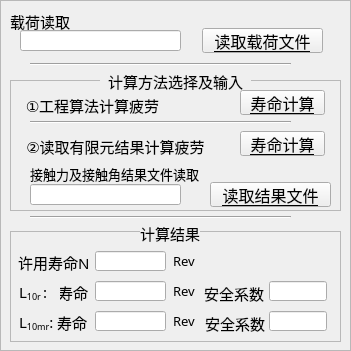
    <widget class="QFrame" name="frame_4">
     <property name="geometry">
      <rect>
       <x>680</x>
       <y>190</y>
       <width>351</width>
       <height>351</height>
      </rect>
     </property>
     <property name="font">
      <font>
       <family>宋体</family>
      </font>
     </property>
     <property name="frameShape">
      <enum>QFrame::StyledPanel</enum>
     </property>
     <property name="frameShadow">
      <enum>QFrame::Plain</enum>
     </property>
     <property name="lineWidth">
      <number>5</number>
     </property>
     <property name="midLineWidth">
      <number>5</number>
     </property>
     <widget class="QLabel" name="label_37">
      <property name="geometry">
       <rect>
        <x>10</x>
        <y>10</y>
        <width>71</width>
        <height>20</height>
       </rect>
      </property>
      <property name="font">
       <font>
        <family>宋体</family>
        <pointsize>16</pointsize>
       </font>
      </property>
      <property name="autoFillBackground">
       <bool>true</bool>
      </property>
      <property name="text">
       <string>&lt;html&gt;&lt;head/&gt;&lt;body&gt;&lt;p&gt;&lt;span style=&quot; font-size:11pt;&quot;&gt;载荷读取&lt;/span&gt;&lt;/p&gt;&lt;/body&gt;&lt;/html&gt;</string>
      </property>
     </widget>
     <widget class="Line" name="line_2">
      <property name="geometry">
       <rect>
        <x>30</x>
        <y>54</y>
        <width>261</width>
        <height>20</height>
       </rect>
      </property>
      <property name="font">
       <font>
        <family>宋体</family>
       </font>
      </property>
      <property name="orientation">
       <enum>Qt::Horizontal</enum>
      </property>
     </widget>
     <widget class="QLineEdit" name="line_fat_file_dir">
      <property name="geometry">
       <rect>
        <x>20</x>
        <y>30</y>
        <width>161</width>
        <height>21</height>
       </rect>
      </property>
      <property name="font">
       <font>
        <family>宋体</family>
        <pointsize>11</pointsize>
       </font>
      </property>
      <property name="text">
       <string/>
      </property>
     </widget>
     <widget class="QPushButton" name="buttom_read_fat_file">
      <property name="enabled">
       <bool>true</bool>
      </property>
      <property name="geometry">
       <rect>
        <x>202</x>
        <y>28</y>
        <width>121</width>
        <height>25</height>
       </rect>
      </property>
      <property name="font">
       <font>
        <family>宋体</family>
        <pointsize>12</pointsize>
        <underline>true</underline>
       </font>
      </property>
      <property name="text">
       <string>读取载荷文件</string>
      </property>
     </widget>
     <widget class="QFrame" name="frame_5">
      <property name="geometry">
       <rect>
        <x>10</x>
        <y>231</y>
        <width>331</width>
        <height>111</height>
       </rect>
      </property>
      <property name="frameShape">
       <enum>QFrame::StyledPanel</enum>
      </property>
      <property name="frameShadow">
       <enum>QFrame::Plain</enum>
      </property>
      <property name="lineWidth">
       <number>4</number>
      </property>
      <property name="midLineWidth">
       <number>4</number>
      </property>
      <widget class="QLabel" name="label_52">
       <property name="geometry">
        <rect>
         <x>9</x>
         <y>80</y>
         <width>41</width>
         <height>20</height>
        </rect>
       </property>
       <property name="font">
        <font>
         <family>宋体</family>
         <pointsize>10</pointsize>
        </font>
       </property>
       <property name="autoFillBackground">
        <bool>true</bool>
       </property>
       <property name="text">
        <string>&lt;html&gt;&lt;head/&gt;&lt;body&gt;&lt;p&gt;&lt;span style=&quot; font-size:11pt;&quot;&gt;L&lt;/span&gt;&lt;span style=&quot; font-size:11pt; vertical-align:sub;&quot;&gt;10mr&lt;/span&gt;&lt;span style=&quot; font-size:11pt;&quot;&gt;:&lt;/span&gt;&lt;/p&gt;&lt;/body&gt;&lt;/html&gt;</string>
       </property>
      </widget>
      <widget class="QLineEdit" name="result_l10r_life">
       <property name="geometry">
        <rect>
         <x>85</x>
         <y>50</y>
         <width>71</width>
         <height>20</height>
        </rect>
       </property>
       <property name="font">
        <font>
         <family>宋体</family>
         <pointsize>11</pointsize>
        </font>
       </property>
       <property name="text">
        <string/>
       </property>
      </widget>
      <widget class="QLabel" name="label_55">
       <property name="geometry">
        <rect>
         <x>195</x>
         <y>81</y>
         <width>61</width>
         <height>20</height>
        </rect>
       </property>
       <property name="font">
        <font>
         <family>宋体</family>
         <pointsize>10</pointsize>
        </font>
       </property>
       <property name="autoFillBackground">
        <bool>true</bool>
       </property>
       <property name="text">
        <string>&lt;html&gt;&lt;head/&gt;&lt;body&gt;&lt;p&gt;&lt;span style=&quot; font-size:11pt;&quot;&gt;安全系数&lt;/span&gt;&lt;/p&gt;&lt;/body&gt;&lt;/html&gt;</string>
       </property>
      </widget>
      <widget class="QLabel" name="label_54">
       <property name="geometry">
        <rect>
         <x>47</x>
         <y>80</y>
         <width>31</width>
         <height>20</height>
        </rect>
       </property>
       <property name="font">
        <font>
         <family>宋体</family>
         <pointsize>10</pointsize>
        </font>
       </property>
       <property name="autoFillBackground">
        <bool>true</bool>
       </property>
       <property name="text">
        <string>&lt;html&gt;&lt;head/&gt;&lt;body&gt;&lt;p&gt;&lt;span style=&quot; font-size:11pt;&quot;&gt;寿命&lt;/span&gt;&lt;/p&gt;&lt;/body&gt;&lt;/html&gt;</string>
       </property>
      </widget>
      <widget class="QLineEdit" name="result_life_N">
       <property name="geometry">
        <rect>
         <x>85</x>
         <y>20</y>
         <width>71</width>
         <height>20</height>
        </rect>
       </property>
       <property name="font">
        <font>
         <family>宋体</family>
         <pointsize>11</pointsize>
        </font>
       </property>
       <property name="text">
        <string/>
       </property>
      </widget>
      <widget class="QLabel" name="label_65">
       <property name="geometry">
        <rect>
         <x>163</x>
         <y>20</y>
         <width>25</width>
         <height>20</height>
        </rect>
       </property>
       <property name="font">
        <font>
         <family>宋体</family>
         <pointsize>10</pointsize>
        </font>
       </property>
       <property name="autoFillBackground">
        <bool>true</bool>
       </property>
       <property name="text">
        <string>&lt;html&gt;&lt;head/&gt;&lt;body&gt;&lt;p&gt;Rev&lt;/p&gt;&lt;/body&gt;&lt;/html&gt;</string>
       </property>
      </widget>
      <widget class="QLabel" name="label_53">
       <property name="geometry">
        <rect>
         <x>194</x>
         <y>51</y>
         <width>61</width>
         <height>20</height>
        </rect>
       </property>
       <property name="font">
        <font>
         <family>宋体</family>
         <pointsize>10</pointsize>
        </font>
       </property>
       <property name="autoFillBackground">
        <bool>true</bool>
       </property>
       <property name="text">
        <string>&lt;html&gt;&lt;head/&gt;&lt;body&gt;&lt;p&gt;&lt;span style=&quot; font-size:11pt;&quot;&gt;安全系数&lt;/span&gt;&lt;/p&gt;&lt;/body&gt;&lt;/html&gt;</string>
       </property>
      </widget>
      <widget class="QLineEdit" name="result_l10r_SF">
       <property name="geometry">
        <rect>
         <x>259</x>
         <y>50</y>
         <width>58</width>
         <height>20</height>
        </rect>
       </property>
       <property name="font">
        <font>
         <family>宋体</family>
         <pointsize>11</pointsize>
        </font>
       </property>
       <property name="text">
        <string/>
       </property>
      </widget>
      <widget class="QLabel" name="label_67">
       <property name="geometry">
        <rect>
         <x>163</x>
         <y>80</y>
         <width>25</width>
         <height>20</height>
        </rect>
       </property>
       <property name="font">
        <font>
         <family>宋体</family>
         <pointsize>10</pointsize>
        </font>
       </property>
       <property name="autoFillBackground">
        <bool>true</bool>
       </property>
       <property name="text">
        <string>&lt;html&gt;&lt;head/&gt;&lt;body&gt;&lt;p&gt;Rev&lt;/p&gt;&lt;/body&gt;&lt;/html&gt;</string>
       </property>
      </widget>
      <widget class="QLineEdit" name="result_l10mr_SF">
       <property name="geometry">
        <rect>
         <x>259</x>
         <y>80</y>
         <width>58</width>
         <height>20</height>
        </rect>
       </property>
       <property name="font">
        <font>
         <family>宋体</family>
         <pointsize>11</pointsize>
        </font>
       </property>
       <property name="text">
        <string/>
       </property>
      </widget>
      <widget class="QLabel" name="label_66">
       <property name="geometry">
        <rect>
         <x>163</x>
         <y>50</y>
         <width>25</width>
         <height>20</height>
        </rect>
       </property>
       <property name="font">
        <font>
         <family>宋体</family>
         <pointsize>10</pointsize>
        </font>
       </property>
       <property name="autoFillBackground">
        <bool>true</bool>
       </property>
       <property name="text">
        <string>&lt;html&gt;&lt;head/&gt;&lt;body&gt;&lt;p&gt;Rev&lt;/p&gt;&lt;/body&gt;&lt;/html&gt;</string>
       </property>
      </widget>
      <widget class="QLabel" name="label_50">
       <property name="geometry">
        <rect>
         <x>48</x>
         <y>50</y>
         <width>31</width>
         <height>20</height>
        </rect>
       </property>
       <property name="font">
        <font>
         <family>宋体</family>
         <pointsize>10</pointsize>
        </font>
       </property>
       <property name="autoFillBackground">
        <bool>true</bool>
       </property>
       <property name="text">
        <string>&lt;html&gt;&lt;head/&gt;&lt;body&gt;&lt;p&gt;&lt;span style=&quot; font-size:11pt;&quot;&gt;寿命&lt;/span&gt;&lt;/p&gt;&lt;/body&gt;&lt;/html&gt;</string>
       </property>
      </widget>
      <widget class="QLabel" name="label_51">
       <property name="geometry">
        <rect>
         <x>9</x>
         <y>50</y>
         <width>41</width>
         <height>20</height>
        </rect>
       </property>
       <property name="font">
        <font>
         <family>宋体</family>
         <pointsize>10</pointsize>
        </font>
       </property>
       <property name="autoFillBackground">
        <bool>true</bool>
       </property>
       <property name="text">
        <string>&lt;html&gt;&lt;head/&gt;&lt;body&gt;&lt;p&gt;&lt;span style=&quot; font-size:11pt;&quot;&gt;L&lt;/span&gt;&lt;span style=&quot; font-size:11pt; vertical-align:sub;&quot;&gt;10r &lt;/span&gt;&lt;span style=&quot; font-size:11pt;&quot;&gt;:&lt;/span&gt;&lt;/p&gt;&lt;/body&gt;&lt;/html&gt;</string>
       </property>
      </widget>
      <widget class="QLabel" name="label_43">
       <property name="geometry">
        <rect>
         <x>8</x>
         <y>20</y>
         <width>70</width>
         <height>20</height>
        </rect>
       </property>
       <property name="font">
        <font>
         <family>宋体</family>
         <pointsize>10</pointsize>
        </font>
       </property>
       <property name="autoFillBackground">
        <bool>true</bool>
       </property>
       <property name="text">
        <string>&lt;html&gt;&lt;head/&gt;&lt;body&gt;&lt;p&gt;&lt;span style=&quot; font-size:11pt;&quot;&gt;许用寿命N&lt;/span&gt;&lt;/p&gt;&lt;/body&gt;&lt;/html&gt;</string>
       </property>
      </widget>
      <widget class="QLineEdit" name="result_l10mr_life">
       <property name="geometry">
        <rect>
         <x>85</x>
         <y>80</y>
         <width>71</width>
         <height>20</height>
        </rect>
       </property>
       <property name="font">
        <font>
         <family>宋体</family>
         <pointsize>11</pointsize>
        </font>
       </property>
       <property name="text">
        <string/>
       </property>
      </widget>
      <zorder>label_52</zorder>
      <zorder>result_l10r_life</zorder>
      <zorder>label_55</zorder>
      <zorder>label_54</zorder>
      <zorder>result_life_N</zorder>
      <zorder>label_65</zorder>
      <zorder>label_53</zorder>
      <zorder>result_l10r_SF</zorder>
      <zorder>result_l10mr_SF</zorder>
      <zorder>label_66</zorder>
      <zorder>label_50</zorder>
      <zorder>label_51</zorder>
      <zorder>label_43</zorder>
      <zorder>result_l10mr_life</zorder>
      <zorder>label_67</zorder>
     </widget>
     <widget class="Line" name="line_3">
      <property name="geometry">
       <rect>
        <x>30</x>
        <y>207</y>
        <width>261</width>
        <height>20</height>
       </rect>
      </property>
      <property name="font">
       <font>
        <family>宋体</family>
       </font>
      </property>
      <property name="orientation">
       <enum>Qt::Horizontal</enum>
      </property>
     </widget>
     <widget class="QFrame" name="frame_6">
      <property name="geometry">
       <rect>
        <x>10</x>
        <y>80</y>
        <width>331</width>
        <height>131</height>
       </rect>
      </property>
      <property name="frameShape">
       <enum>QFrame::StyledPanel</enum>
      </property>
      <property name="frameShadow">
       <enum>QFrame::Plain</enum>
      </property>
      <property name="lineWidth">
       <number>4</number>
      </property>
      <property name="midLineWidth">
       <number>4</number>
      </property>
      <widget class="QLabel" name="label_14">
       <property name="geometry">
        <rect>
         <x>10</x>
         <y>55</y>
         <width>191</width>
         <height>20</height>
        </rect>
       </property>
       <property name="font">
        <font>
         <family>宋体</family>
         <pointsize>16</pointsize>
        </font>
       </property>
       <property name="autoFillBackground">
        <bool>true</bool>
       </property>
       <property name="text">
        <string>&lt;html&gt;&lt;head/&gt;&lt;body&gt;&lt;p align=&quot;center&quot;&gt;&lt;span style=&quot; font-size:11pt;&quot;&gt;②读取有限元结果计算疲劳&lt;/span&gt;&lt;/p&gt;&lt;/body&gt;&lt;/html&gt;</string>
       </property>
      </widget>
      <widget class="QLabel" name="label_38">
       <property name="geometry">
        <rect>
         <x>20</x>
         <y>84</y>
         <width>201</width>
         <height>20</height>
        </rect>
       </property>
       <property name="font">
        <font>
         <family>宋体</family>
         <pointsize>16</pointsize>
        </font>
       </property>
       <property name="autoFillBackground">
        <bool>true</bool>
       </property>
       <property name="text">
        <string>&lt;html&gt;&lt;head/&gt;&lt;body&gt;&lt;p&gt;&lt;span style=&quot; font-size:10pt;&quot;&gt;接触力及接触角结果文件读取&lt;/span&gt;&lt;/p&gt;&lt;/body&gt;&lt;/html&gt;</string>
       </property>
      </widget>
      <widget class="QPushButton" name="buttom_read_FEM_file">
       <property name="enabled">
        <bool>true</bool>
       </property>
       <property name="geometry">
        <rect>
         <x>200</x>
         <y>102</y>
         <width>121</width>
         <height>25</height>
        </rect>
       </property>
       <property name="font">
        <font>
         <family>宋体</family>
         <pointsize>12</pointsize>
         <underline>true</underline>
        </font>
       </property>
       <property name="text">
        <string>读取结果文件</string>
       </property>
      </widget>
      <widget class="QPushButton" name="buttom_fat_FEM">
       <property name="enabled">
        <bool>true</bool>
       </property>
       <property name="geometry">
        <rect>
         <x>230</x>
         <y>51</y>
         <width>85</width>
         <height>25</height>
        </rect>
       </property>
       <property name="font">
        <font>
         <family>宋体</family>
         <pointsize>12</pointsize>
         <underline>true</underline>
        </font>
       </property>
       <property name="text">
        <string>寿命计算</string>
       </property>
      </widget>
      <widget class="QLineEdit" name="line_FEM_file_dir">
       <property name="geometry">
        <rect>
         <x>20</x>
         <y>104</y>
         <width>151</width>
         <height>21</height>
        </rect>
       </property>
       <property name="font">
        <font>
         <family>宋体</family>
         <pointsize>11</pointsize>
        </font>
       </property>
       <property name="text">
        <string/>
       </property>
      </widget>
      <widget class="QPushButton" name="buttom_fat">
       <property name="enabled">
        <bool>true</bool>
       </property>
       <property name="geometry">
        <rect>
         <x>230</x>
         <y>10</y>
         <width>85</width>
         <height>25</height>
        </rect>
       </property>
       <property name="font">
        <font>
         <family>宋体</family>
         <pointsize>12</pointsize>
         <underline>true</underline>
        </font>
       </property>
       <property name="toolTip">
        <string extracomment="通过读入的LDD载荷计算疲劳"/>
       </property>
       <property name="text">
        <string>寿命计算</string>
       </property>
      </widget>
      <widget class="Line" name="line_4">
       <property name="geometry">
        <rect>
         <x>20</x>
         <y>32</y>
         <width>261</width>
         <height>20</height>
        </rect>
       </property>
       <property name="font">
        <font>
         <family>宋体</family>
        </font>
       </property>
       <property name="orientation">
        <enum>Qt::Horizontal</enum>
       </property>
      </widget>
     </widget>
     <widget class="QLabel" name="label_15">
      <property name="geometry">
       <rect>
        <x>17</x>
        <y>94</y>
        <width>151</width>
        <height>20</height>
       </rect>
      </property>
      <property name="font">
       <font>
        <family>宋体</family>
        <pointsize>16</pointsize>
       </font>
      </property>
      <property name="autoFillBackground">
       <bool>true</bool>
      </property>
      <property name="text">
       <string>&lt;html&gt;&lt;head/&gt;&lt;body&gt;&lt;p align=&quot;center&quot;&gt;&lt;span style=&quot; font-size:11pt;&quot;&gt;①工程算法计算疲劳&lt;/span&gt;&lt;/p&gt;&lt;/body&gt;&lt;/html&gt;</string>
      </property>
     </widget>
     <widget class="QLabel" name="label_18">
      <property name="geometry">
       <rect>
        <x>140</x>
        <y>222</y>
        <width>60</width>
        <height>20</height>
       </rect>
      </property>
      <property name="font">
       <font>
        <family>宋体</family>
        <pointsize>16</pointsize>
       </font>
      </property>
      <property name="autoFillBackground">
       <bool>true</bool>
      </property>
      <property name="text">
       <string>&lt;html&gt;&lt;head/&gt;&lt;body&gt;&lt;p align=&quot;center&quot;&gt;&lt;span style=&quot; font-size:11pt;&quot;&gt;计算结果&lt;/span&gt;&lt;/p&gt;&lt;/body&gt;&lt;/html&gt;</string>
      </property>
     </widget>
     <widget class="QLabel" name="label_19">
      <property name="geometry">
       <rect>
        <x>100</x>
        <y>70</y>
        <width>151</width>
        <height>20</height>
       </rect>
      </property>
      <property name="font">
       <font>
        <family>宋体</family>
        <pointsize>16</pointsize>
       </font>
      </property>
      <property name="autoFillBackground">
       <bool>true</bool>
      </property>
      <property name="text">
       <string>&lt;html&gt;&lt;head/&gt;&lt;body&gt;&lt;p align=&quot;center&quot;&gt;&lt;span style=&quot; font-size:11pt;&quot;&gt;计算方法选择及输入&lt;/span&gt;&lt;/p&gt;&lt;/body&gt;&lt;/html&gt;</string>
      </property>
     </widget>
     <zorder>frame_6</zorder>
     <zorder>label_37</zorder>
     <zorder>line_2</zorder>
     <zorder>line_fat_file_dir</zorder>
     <zorder>buttom_read_fat_file</zorder>
     <zorder>frame_5</zorder>
     <zorder>line_3</zorder>
     <zorder>label_15</zorder>
     <zorder>label_18</zorder>
     <zorder>label_19</zorder>
    </widget>
